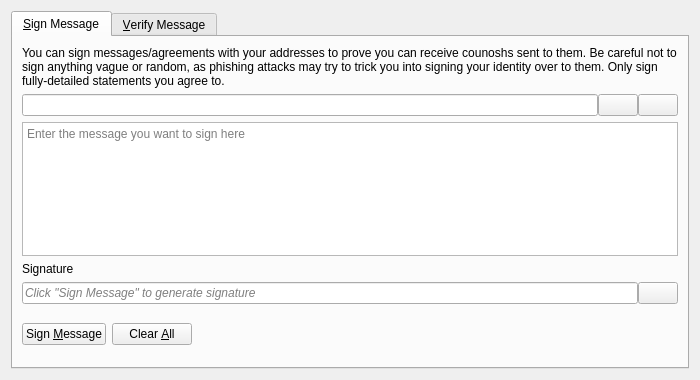
<?xml version="1.0" encoding="UTF-8"?>
<ui version="4.0">
 <class>SignVerifyMessageDialog</class>
 <widget class="QDialog" name="SignVerifyMessageDialog">
  <property name="geometry">
   <rect>
    <x>0</x>
    <y>0</y>
    <width>700</width>
    <height>380</height>
   </rect>
  </property>
  <property name="windowTitle">
   <string>Signatures - Sign / Verify a Message</string>
  </property>
  <property name="modal">
   <bool>true</bool>
  </property>
  <layout class="QVBoxLayout" name="verticalLayout">
   <item>
    <widget class="QTabWidget" name="tabWidget">
     <property name="currentIndex">
      <number>0</number>
     </property>
     <widget class="QWidget" name="tabSignMessage">
      <attribute name="title">
       <string>&amp;Sign Message</string>
      </attribute>
      <layout class="QVBoxLayout" name="verticalLayout_SM">
       <item>
        <widget class="QLabel" name="infoLabel_SM">
         <property name="text">
          <string>You can sign messages/agreements with your addresses to prove you can receive counoshs sent to them. Be careful not to sign anything vague or random, as phishing attacks may try to trick you into signing your identity over to them. Only sign fully-detailed statements you agree to.</string>
         </property>
         <property name="textFormat">
          <enum>Qt::PlainText</enum>
         </property>
         <property name="wordWrap">
          <bool>true</bool>
         </property>
        </widget>
       </item>
       <item>
        <layout class="QHBoxLayout" name="horizontalLayout_1_SM">
         <property name="spacing">
          <number>0</number>
         </property>
         <item>
          <widget class="QValidatedLineEdit" name="addressIn_SM">
           <property name="toolTip">
            <string>The CounosH address to sign the message with</string>
           </property>
          </widget>
         </item>
         <item>
          <widget class="QPushButton" name="addressBookButton_SM">
           <property name="toolTip">
            <string>Choose previously used address</string>
           </property>
           <property name="text">
            <string/>
           </property>
           <property name="icon">
            <iconset resource="../counosh.qrc">
             <normaloff>:/icons/address-book</normaloff>:/icons/address-book</iconset>
           </property>
           <property name="shortcut">
            <string>Alt+A</string>
           </property>
           <property name="autoDefault">
            <bool>false</bool>
           </property>
          </widget>
         </item>
         <item>
          <widget class="QPushButton" name="pasteButton_SM">
           <property name="toolTip">
            <string>Paste address from clipboard</string>
           </property>
           <property name="text">
            <string/>
           </property>
           <property name="icon">
            <iconset resource="../counosh.qrc">
             <normaloff>:/icons/editpaste</normaloff>:/icons/editpaste</iconset>
           </property>
           <property name="shortcut">
            <string>Alt+P</string>
           </property>
           <property name="autoDefault">
            <bool>false</bool>
           </property>
          </widget>
         </item>
        </layout>
       </item>
       <item>
        <widget class="QPlainTextEdit" name="messageIn_SM">
         <property name="toolTip">
          <string>Enter the message you want to sign here</string>
         </property>
         <property name="placeholderText">
          <string>Enter the message you want to sign here</string>
         </property>
        </widget>
       </item>
       <item>
        <widget class="QLabel" name="signatureLabel_SM">
         <property name="text">
          <string>Signature</string>
         </property>
         <property name="textFormat">
          <enum>Qt::PlainText</enum>
         </property>
        </widget>
       </item>
       <item>
        <layout class="QHBoxLayout" name="horizontalLayout_2_SM">
         <property name="spacing">
          <number>0</number>
         </property>
         <item>
          <widget class="QLineEdit" name="signatureOut_SM">
           <property name="placeholderText">
            <string>Click "Sign Message" to generate signature</string>
           </property>
           <property name="font">
            <font>
             <italic>true</italic>
            </font>
           </property>
           <property name="readOnly">
            <bool>true</bool>
           </property>
          </widget>
         </item>
         <item>
          <widget class="QPushButton" name="copySignatureButton_SM">
           <property name="toolTip">
            <string>Copy the current signature to the system clipboard</string>
           </property>
           <property name="text">
            <string/>
           </property>
           <property name="icon">
            <iconset resource="../counosh.qrc">
             <normaloff>:/icons/editcopy</normaloff>:/icons/editcopy</iconset>
           </property>
           <property name="autoDefault">
            <bool>false</bool>
           </property>
          </widget>
         </item>
        </layout>
       </item>
       <item>
        <layout class="QHBoxLayout" name="horizontalLayout_3_SM">
         <item>
          <widget class="QPushButton" name="signMessageButton_SM">
           <property name="toolTip">
            <string>Sign the message to prove you own this CounosH address</string>
           </property>
           <property name="text">
            <string>Sign &amp;Message</string>
           </property>
           <property name="icon">
            <iconset resource="../counosh.qrc">
             <normaloff>:/icons/edit</normaloff>:/icons/edit</iconset>
           </property>
           <property name="autoDefault">
            <bool>false</bool>
           </property>
          </widget>
         </item>
         <item>
          <widget class="QPushButton" name="clearButton_SM">
           <property name="toolTip">
            <string>Reset all sign message fields</string>
           </property>
           <property name="text">
            <string>Clear &amp;All</string>
           </property>
           <property name="icon">
            <iconset resource="../counosh.qrc">
             <normaloff>:/icons/remove</normaloff>:/icons/remove</iconset>
           </property>
           <property name="autoDefault">
            <bool>false</bool>
           </property>
          </widget>
         </item>
         <item>
          <spacer name="horizontalSpacer_1_SM">
           <property name="orientation">
            <enum>Qt::Horizontal</enum>
           </property>
           <property name="sizeHint" stdset="0">
            <size>
             <width>40</width>
             <height>48</height>
            </size>
           </property>
          </spacer>
         </item>
         <item>
          <widget class="QLabel" name="statusLabel_SM">
           <property name="font">
            <font>
             <weight>75</weight>
             <bold>true</bold>
            </font>
           </property>
           <property name="text">
            <string/>
           </property>
           <property name="wordWrap">
            <bool>true</bool>
           </property>
          </widget>
         </item>
         <item>
          <spacer name="horizontalSpacer_2_SM">
           <property name="orientation">
            <enum>Qt::Horizontal</enum>
           </property>
           <property name="sizeHint" stdset="0">
            <size>
             <width>40</width>
             <height>48</height>
            </size>
           </property>
          </spacer>
         </item>
        </layout>
       </item>
      </layout>
     </widget>
     <widget class="QWidget" name="tabVerifyMessage">
      <attribute name="title">
       <string>&amp;Verify Message</string>
      </attribute>
      <layout class="QVBoxLayout" name="verticalLayout_VM">
       <item>
        <widget class="QLabel" name="infoLabel_VM">
         <property name="text">
          <string>Enter the receiver's address, message (ensure you copy line breaks, spaces, tabs, etc. exactly) and signature below to verify the message. Be careful not to read more into the signature than what is in the signed message itself, to avoid being tricked by a man-in-the-middle attack. Note that this only proves the signing party receives with the address, it cannot prove sendership of any transaction!</string>
         </property>
         <property name="textFormat">
          <enum>Qt::PlainText</enum>
         </property>
         <property name="alignment">
          <set>Qt::AlignLeading|Qt::AlignLeft|Qt::AlignTop</set>
         </property>
         <property name="wordWrap">
          <bool>true</bool>
         </property>
        </widget>
       </item>
       <item>
        <layout class="QHBoxLayout" name="horizontalLayout_1_VM">
         <property name="spacing">
          <number>0</number>
         </property>
         <item>
          <widget class="QValidatedLineEdit" name="addressIn_VM">
           <property name="toolTip">
            <string>The CounosH address the message was signed with</string>
           </property>
          </widget>
         </item>
         <item>
          <widget class="QPushButton" name="addressBookButton_VM">
           <property name="toolTip">
            <string>Choose previously used address</string>
           </property>
           <property name="text">
            <string/>
           </property>
           <property name="icon">
            <iconset resource="../counosh.qrc">
             <normaloff>:/icons/address-book</normaloff>:/icons/address-book</iconset>
           </property>
           <property name="shortcut">
            <string>Alt+A</string>
           </property>
           <property name="autoDefault">
            <bool>false</bool>
           </property>
          </widget>
         </item>
        </layout>
       </item>
       <item>
        <widget class="QPlainTextEdit" name="messageIn_VM">
          <property name="toolTip">
            <string>The signed message to verify</string>
          </property>
          <property name="placeholderText">
            <string>The signed message to verify</string>
          </property>
        </widget>
       </item>
       <item>
        <widget class="QValidatedLineEdit" name="signatureIn_VM">
          <property name="toolTip">
            <string>The signature given when the message was signed</string>
          </property>
          <property name="placeholderText">
            <string>The signature given when the message was signed</string>
          </property>
        </widget>
       </item>
       <item>
        <layout class="QHBoxLayout" name="horizontalLayout_2_VM">
         <item>
          <widget class="QPushButton" name="verifyMessageButton_VM">
           <property name="toolTip">
            <string>Verify the message to ensure it was signed with the specified CounosH address</string>
           </property>
           <property name="text">
            <string>Verify &amp;Message</string>
           </property>
           <property name="icon">
            <iconset resource="../counosh.qrc">
             <normaloff>:/icons/transaction_0</normaloff>:/icons/transaction_0</iconset>
           </property>
           <property name="autoDefault">
            <bool>false</bool>
           </property>
          </widget>
         </item>
         <item>
          <widget class="QPushButton" name="clearButton_VM">
           <property name="toolTip">
            <string>Reset all verify message fields</string>
           </property>
           <property name="text">
            <string>Clear &amp;All</string>
           </property>
           <property name="icon">
            <iconset resource="../counosh.qrc">
             <normaloff>:/icons/remove</normaloff>:/icons/remove</iconset>
           </property>
           <property name="autoDefault">
            <bool>false</bool>
           </property>
          </widget>
         </item>
         <item>
          <spacer name="horizontalSpacer_1_VM">
           <property name="orientation">
            <enum>Qt::Horizontal</enum>
           </property>
           <property name="sizeHint" stdset="0">
            <size>
             <width>40</width>
             <height>48</height>
            </size>
           </property>
          </spacer>
         </item>
         <item>
          <widget class="QLabel" name="statusLabel_VM">
           <property name="font">
            <font>
             <weight>75</weight>
             <bold>true</bold>
            </font>
           </property>
           <property name="text">
            <string/>
           </property>
           <property name="wordWrap">
            <bool>true</bool>
           </property>
          </widget>
         </item>
         <item>
          <spacer name="horizontalSpacer_2_VM">
           <property name="orientation">
            <enum>Qt::Horizontal</enum>
           </property>
           <property name="sizeHint" stdset="0">
            <size>
             <width>40</width>
             <height>48</height>
            </size>
           </property>
          </spacer>
         </item>
        </layout>
       </item>
      </layout>
     </widget>
    </widget>
   </item>
  </layout>
 </widget>
 <customwidgets>
  <customwidget>
   <class>QValidatedLineEdit</class>
   <extends>QLineEdit</extends>
   <header>qt/qvalidatedlineedit.h</header>
  </customwidget>
 </customwidgets>
 <resources>
  <include location="../counosh.qrc"/>
 </resources>
 <connections/>
</ui>
